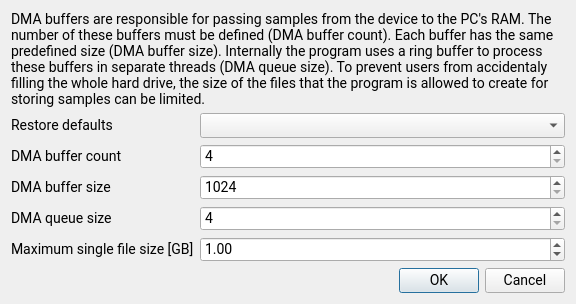
<?xml version="1.0" encoding="UTF-8"?>
<ui version="4.0">
 <class>BuffersDialog</class>
 <widget class="QDialog" name="BuffersDialog">
  <property name="geometry">
   <rect>
    <x>0</x>
    <y>0</y>
    <width>576</width>
    <height>304</height>
   </rect>
  </property>
  <property name="sizePolicy">
   <sizepolicy hsizetype="Minimum" vsizetype="Minimum">
    <horstretch>0</horstretch>
    <verstretch>0</verstretch>
   </sizepolicy>
  </property>
  <property name="font">
   <font>
    <family>Roboto</family>
    <pointsize>-1</pointsize>
   </font>
  </property>
  <property name="windowTitle">
   <string>Dialog</string>
  </property>
  <property name="styleSheet">
   <string notr="true">font-family: Roboto; font-size: 14px;</string>
  </property>
  <layout class="QVBoxLayout" name="verticalLayout">
   <item>
    <layout class="QFormLayout" name="formLayout">
     <item row="2" column="0">
      <widget class="QLabel" name="label">
       <property name="text">
        <string>DMA buffer count</string>
       </property>
      </widget>
     </item>
     <item row="4" column="0">
      <widget class="QLabel" name="label_2">
       <property name="text">
        <string>DMA queue size</string>
       </property>
      </widget>
     </item>
     <item row="2" column="1">
      <widget class="QSpinBox" name="dmaBufferCount">
       <property name="minimum">
        <number>4</number>
       </property>
       <property name="maximum">
        <number>65535</number>
       </property>
      </widget>
     </item>
     <item row="3" column="0">
      <widget class="QLabel" name="label_4">
       <property name="text">
        <string>DMA buffer size</string>
       </property>
      </widget>
     </item>
     <item row="3" column="1">
      <widget class="QSpinBox" name="dmaBufferSize">
       <property name="minimum">
        <number>1024</number>
       </property>
       <property name="maximum">
        <number>16777216</number>
       </property>
       <property name="singleStep">
        <number>1024</number>
       </property>
      </widget>
     </item>
     <item row="4" column="1">
      <widget class="QSpinBox" name="writeBufferCount">
       <property name="minimum">
        <number>4</number>
       </property>
       <property name="maximum">
        <number>65535</number>
       </property>
      </widget>
     </item>
     <item row="5" column="0">
      <widget class="QLabel" name="label_3">
       <property name="text">
        <string>Maximum single file size [GB]</string>
       </property>
      </widget>
     </item>
     <item row="5" column="1">
      <widget class="QDoubleSpinBox" name="maximumFileSize">
       <property name="minimum">
        <double>0.100000000000000</double>
       </property>
       <property name="maximum">
        <double>512.000000000000000</double>
       </property>
       <property name="singleStep">
        <double>0.100000000000000</double>
       </property>
       <property name="value">
        <double>1.000000000000000</double>
       </property>
      </widget>
     </item>
     <item row="0" column="0" colspan="2">
      <widget class="QLabel" name="label_5">
       <property name="text">
        <string>DMA buffers are responsible for passing samples from the device to the PC's RAM. The number of these buffers must be defined (DMA buffer count). Each buffer has the same predefined size (DMA buffer size). Internally the program uses a ring buffer to process these buffers in separate threads (DMA queue size). To prevent users from accidentaly filling the whole hard drive, the size of the files that the program is allowed to create for storing samples can be limited.</string>
       </property>
       <property name="wordWrap">
        <bool>true</bool>
       </property>
      </widget>
     </item>
     <item row="1" column="0">
      <widget class="QLabel" name="label_6">
       <property name="text">
        <string>Restore defaults</string>
       </property>
      </widget>
     </item>
     <item row="1" column="1">
      <widget class="QComboBox" name="defaultRestore">
       <item>
        <property name="text">
         <string/>
        </property>
       </item>
       <item>
        <property name="text">
         <string>BALANCED</string>
        </property>
       </item>
       <item>
        <property name="text">
         <string>SHORT PULSE DISPLAY</string>
        </property>
       </item>
       <item>
        <property name="text">
         <string>LONG PULSE DISPLAY</string>
        </property>
       </item>
       <item>
        <property name="text">
         <string>SAVE FILE</string>
        </property>
       </item>
       <item>
        <property name="text">
         <string>SAVE LARGE FILE</string>
        </property>
       </item>
      </widget>
     </item>
    </layout>
   </item>
   <item>
    <widget class="QDialogButtonBox" name="buttonBox">
     <property name="orientation">
      <enum>Qt::Horizontal</enum>
     </property>
     <property name="standardButtons">
      <set>QDialogButtonBox::Cancel|QDialogButtonBox::Ok</set>
     </property>
    </widget>
   </item>
  </layout>
 </widget>
 <resources/>
 <connections>
  <connection>
   <sender>buttonBox</sender>
   <signal>accepted()</signal>
   <receiver>BuffersDialog</receiver>
   <slot>accept()</slot>
   <hints>
    <hint type="sourcelabel">
     <x>248</x>
     <y>254</y>
    </hint>
    <hint type="destinationlabel">
     <x>157</x>
     <y>274</y>
    </hint>
   </hints>
  </connection>
  <connection>
   <sender>buttonBox</sender>
   <signal>rejected()</signal>
   <receiver>BuffersDialog</receiver>
   <slot>reject()</slot>
   <hints>
    <hint type="sourcelabel">
     <x>316</x>
     <y>260</y>
    </hint>
    <hint type="destinationlabel">
     <x>286</x>
     <y>274</y>
    </hint>
   </hints>
  </connection>
 </connections>
</ui>
